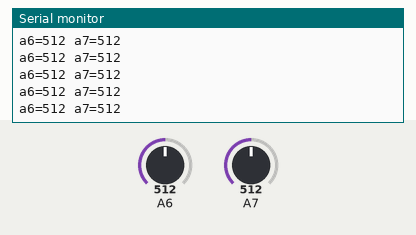
Recording of a sketch running on a simulated Arduino Nano, built with avr-gcc and run on an emulated ATmega328P. Shown: the last lines printed to the serial monitor. Inputs (shaded band) come from the test bench; at power-on: A6 = 512, A7 = 512.

Above: at 1.2 s.
1.3 s: A6 set to 716
At 1.31 s:
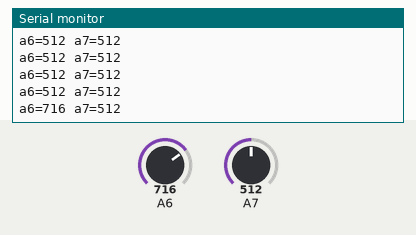
2.8 s: A7 set to 716
At 2.82 s:
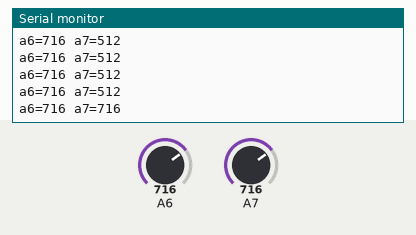
4.3 s: A6 set to 900
At 4.33 s:
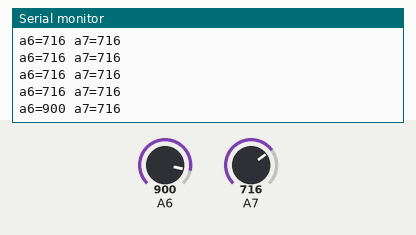
5.8 s: A7 set to 900
At 5.84 s:
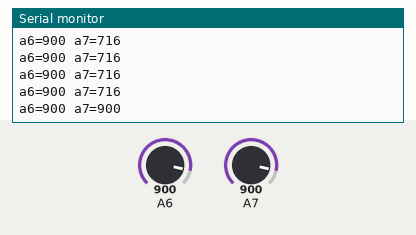
Timing chart, 0 to 8.3 s (numbered marks = the images above; inputs shaded):
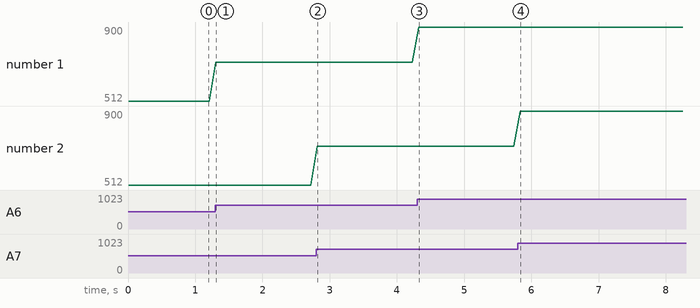

The sketch:

nano-a6.ino
```cpp
// Test fixture for the Nano board: A6 and A7 are analog input only and need the Nano core.
void setup() {
  Serial.begin(9600);
  Serial.println("ready");
}
void loop() {
  Serial.print("a6=");
  Serial.print(analogRead(A6));
  Serial.print(" a7=");
  Serial.println(analogRead(A7));
  delay(100);
}
```

Measured:
- after the input at 1.3 s, the serial monitor: prints a new line at once (image 1)
- after the input at 2.8 s, the serial monitor: prints a new line at once (image 2)
- after the input at 4.3 s, the serial monitor: prints a new line at once (image 3)
- after the input at 5.8 s, the serial monitor: prints a new line at once (image 4)
- plotted number 1: 512 → 716 after the input at 1.3 s, 716 → 900 after the input at 4.3 s
